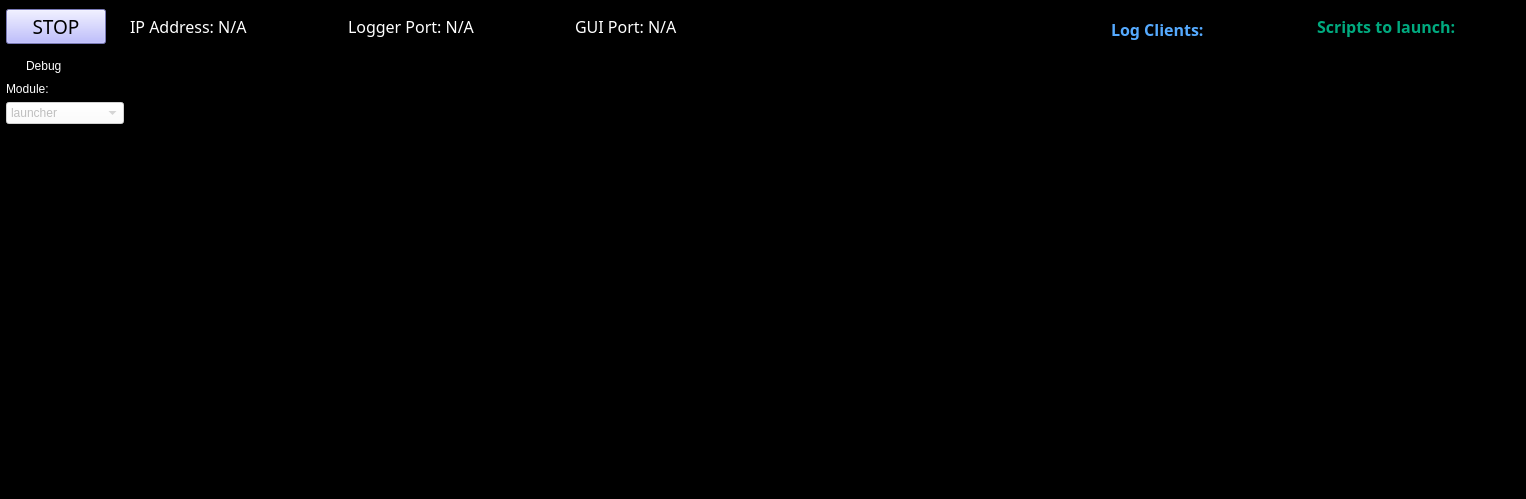
<?xml version="1.0" encoding="UTF-8"?>
<ui version="4.0">
 <class>MainWindow</class>
 <widget class="QMainWindow" name="MainWindow">
  <property name="geometry">
   <rect>
    <x>0</x>
    <y>0</y>
    <width>1526</width>
    <height>499</height>
   </rect>
  </property>
  <property name="windowTitle">
   <string>Launch Control</string>
  </property>
  <property name="windowOpacity">
   <double>2.000000000000000</double>
  </property>
  <property name="styleSheet">
   <string notr="true">background-color: rgb(0, 0, 0);
selection-color: rgb(255, 0, 0);</string>
  </property>
  <property name="toolButtonStyle">
   <enum>Qt::ToolButtonIconOnly</enum>
  </property>
  <widget class="QWidget" name="centralwidget">
   <layout class="QGridLayout" name="gridLayout" rowstretch="0,0,0,0,0,0,0" columnstretch="0,0,0,0,0">
    <property name="leftMargin">
     <number>6</number>
    </property>
    <property name="bottomMargin">
     <number>6</number>
    </property>
    <item row="0" column="4">
     <widget class="QLabel" name="label_2">
      <property name="maximumSize">
       <size>
        <width>200</width>
        <height>16777215</height>
       </size>
      </property>
      <property name="font">
       <font>
        <family>Calibri Light</family>
        <pointsize>12</pointsize>
       </font>
      </property>
      <property name="styleSheet">
       <string notr="true">color: rgb(0, 170, 127);</string>
      </property>
      <property name="text">
       <string>&lt;html&gt;&lt;head/&gt;&lt;body&gt;&lt;p&gt;&lt;span style=&quot; font-weight:600;&quot;&gt;Scripts to launch:&lt;/span&gt;&lt;/p&gt;&lt;/body&gt;&lt;/html&gt;</string>
      </property>
     </widget>
    </item>
    <item row="0" column="0">
     <widget class="QPushButton" name="stop_button">
      <property name="enabled">
       <bool>true</bool>
      </property>
      <property name="maximumSize">
       <size>
        <width>100</width>
        <height>100</height>
       </size>
      </property>
      <property name="font">
       <font>
        <family>Calibri Light</family>
        <pointsize>14</pointsize>
       </font>
      </property>
      <property name="mouseTracking">
       <bool>false</bool>
      </property>
      <property name="autoFillBackground">
       <bool>false</bool>
      </property>
      <property name="styleSheet">
       <string notr="true">background-color: rgb(170, 170, 255);</string>
      </property>
      <property name="text">
       <string>STOP</string>
      </property>
      <property name="checkable">
       <bool>true</bool>
      </property>
     </widget>
    </item>
    <item row="0" column="1">
     <layout class="QHBoxLayout" name="horizontalLayout_5">
      <property name="spacing">
       <number>100</number>
      </property>
      <item>
       <widget class="QLabel" name="ip_label">
        <property name="font">
         <font>
          <family>Calibri Light</family>
          <pointsize>12</pointsize>
          <weight>3</weight>
          <italic>false</italic>
          <bold>false</bold>
         </font>
        </property>
        <property name="styleSheet">
         <string notr="true">color: rgb(255, 255, 255);
font: 25 12pt &quot;Calibri Light&quot;;</string>
        </property>
        <property name="text">
         <string>&lt;html&gt;&lt;head/&gt;&lt;body&gt;&lt;p&gt;&lt;span style=&quot; color:#ffffff;&quot;&gt;IP Address: N/A&lt;/span&gt;&lt;/p&gt;&lt;/body&gt;&lt;/html&gt;</string>
        </property>
       </widget>
      </item>
      <item>
       <widget class="QLabel" name="logger_label">
        <property name="font">
         <font>
          <family>Calibri Light</family>
          <pointsize>12</pointsize>
          <weight>3</weight>
          <italic>false</italic>
          <bold>false</bold>
         </font>
        </property>
        <property name="styleSheet">
         <string notr="true">color: rgb(255, 255, 255);
font: 25 12pt &quot;Calibri Light&quot;;</string>
        </property>
        <property name="text">
         <string>&lt;html&gt;&lt;head/&gt;&lt;body&gt;&lt;p&gt;&lt;span style=&quot; color:#ffffff;&quot;&gt;Logger Port: N/A&lt;/span&gt;&lt;/p&gt;&lt;/body&gt;&lt;/html&gt;</string>
        </property>
       </widget>
      </item>
      <item>
       <widget class="QLabel" name="gui_label">
        <property name="font">
         <font>
          <family>Calibri Light</family>
          <pointsize>12</pointsize>
          <weight>3</weight>
          <italic>false</italic>
          <bold>false</bold>
         </font>
        </property>
        <property name="styleSheet">
         <string notr="true">color: rgb(255, 255, 255);
font: 25 12pt &quot;Calibri Light&quot;;</string>
        </property>
        <property name="text">
         <string>&lt;html&gt;&lt;head/&gt;&lt;body&gt;&lt;p&gt;&lt;span style=&quot; color:#ffffff;&quot;&gt;GUI Port: N/A&lt;/span&gt;&lt;/p&gt;&lt;/body&gt;&lt;/html&gt;</string>
        </property>
       </widget>
      </item>
     </layout>
    </item>
    <item row="0" column="3" rowspan="2">
     <widget class="QLabel" name="label">
      <property name="maximumSize">
       <size>
        <width>200</width>
        <height>16777215</height>
       </size>
      </property>
      <property name="font">
       <font>
        <family>Calibri Light</family>
        <pointsize>12</pointsize>
       </font>
      </property>
      <property name="styleSheet">
       <string notr="true">color: rgb(85, 170, 255);</string>
      </property>
      <property name="text">
       <string>&lt;html&gt;&lt;head/&gt;&lt;body&gt;&lt;p&gt;&lt;span style=&quot; font-weight:600;&quot;&gt;Log Clients:&lt;/span&gt;&lt;/p&gt;&lt;/body&gt;&lt;/html&gt;</string>
      </property>
     </widget>
    </item>
    <item row="6" column="0">
     <widget class="QTextBrowser" name="buffer_terminal">
      <property name="maximumSize">
       <size>
        <width>100</width>
        <height>16777215</height>
       </size>
      </property>
      <property name="frameShape">
       <enum>QFrame::NoFrame</enum>
      </property>
      <property name="verticalScrollBarPolicy">
       <enum>Qt::ScrollBarAlwaysOff</enum>
      </property>
      <property name="horizontalScrollBarPolicy">
       <enum>Qt::ScrollBarAlwaysOff</enum>
      </property>
      <property name="overwriteMode">
       <bool>false</bool>
      </property>
     </widget>
    </item>
    <item row="2" column="0">
     <widget class="QRadioButton" name="debug_radio_button">
      <property name="styleSheet">
       <string notr="true">color: rgb(255, 255, 255);</string>
      </property>
      <property name="text">
       <string>Debug</string>
      </property>
     </widget>
    </item>
    <item row="2" column="1" rowspan="5" colspan="2">
     <widget class="QTextBrowser" name="terminal">
      <property name="enabled">
       <bool>true</bool>
      </property>
      <property name="font">
       <font>
        <family>Courier New</family>
        <pointsize>12</pointsize>
       </font>
      </property>
      <property name="styleSheet">
       <string notr="true">color: rgb(255, 255, 255);</string>
      </property>
      <property name="frameShape">
       <enum>QFrame::NoFrame</enum>
      </property>
     </widget>
    </item>
    <item row="2" column="4" rowspan="5">
     <widget class="QListWidget" name="script_list">
      <property name="enabled">
       <bool>true</bool>
      </property>
      <property name="maximumSize">
       <size>
        <width>200</width>
        <height>16777215</height>
       </size>
      </property>
      <property name="font">
       <font>
        <family>Calibri Light</family>
        <pointsize>12</pointsize>
       </font>
      </property>
      <property name="toolTip">
       <string/>
      </property>
      <property name="styleSheet">
       <string notr="true">color: rgb(0, 170, 127);</string>
      </property>
      <property name="frameShape">
       <enum>QFrame::NoFrame</enum>
      </property>
      <property name="flow">
       <enum>QListView::TopToBottom</enum>
      </property>
      <property name="viewMode">
       <enum>QListView::IconMode</enum>
      </property>
     </widget>
    </item>
    <item row="2" column="3" rowspan="5">
     <widget class="QListWidget" name="client_list">
      <property name="maximumSize">
       <size>
        <width>200</width>
        <height>16777215</height>
       </size>
      </property>
      <property name="font">
       <font>
        <family>Calibri Light</family>
        <pointsize>12</pointsize>
       </font>
      </property>
      <property name="toolTip">
       <string/>
      </property>
      <property name="styleSheet">
       <string notr="true">color: rgb(85, 170, 255);</string>
      </property>
      <property name="frameShape">
       <enum>QFrame::NoFrame</enum>
      </property>
     </widget>
    </item>
    <item row="4" column="0">
     <widget class="QComboBox" name="debug_comboBox">
      <property name="enabled">
       <bool>false</bool>
      </property>
        <property name="visible">
        <bool>false</bool>
        </property>
      <property name="styleSheet">
       <string notr="true">background-color: rgb(255, 255, 255)</string>
      </property>
      <property name="currentText">
       <string>launcher</string>
      </property>
      <item>
       <property name="text">
        <string>launcher</string>
       </property>
      </item>
      <item>
       <property name="text">
        <string>pylabnet_gui</string>
       </property>
      </item>
      <item>
       <property name="text">
        <string>pylabnet_server</string>
       </property>
      </item>
     </widget>
    </item>
    <item row="3" column="0">
     <widget class="QLabel" name="debug_label">
      <property name="enabled">
       <bool>false</bool>
      </property>
        <property name="visible">
        <bool>false</bool>
        </property>
      <property name="styleSheet">
       <string notr="true">color: rgb(255, 255, 255);</string>
      </property>
      <property name="text">
       <string>Module:</string>
      </property>
     </widget>
    </item>
   </layout>
  </widget>
  <widget class="QMenuBar" name="menubar">
   <property name="geometry">
    <rect>
     <x>0</x>
     <y>0</y>
     <width>1526</width>
     <height>21</height>
    </rect>
   </property>
  </widget>
  <widget class="QStatusBar" name="statusbar"/>
 </widget>
 <resources/>
 <connections/>
 <designerdata>
  <property name="gridDeltaX">
   <number>10</number>
  </property>
  <property name="gridDeltaY">
   <number>10</number>
  </property>
  <property name="gridSnapX">
   <bool>true</bool>
  </property>
  <property name="gridSnapY">
   <bool>true</bool>
  </property>
  <property name="gridVisible">
   <bool>true</bool>
  </property>
 </designerdata>
</ui>
